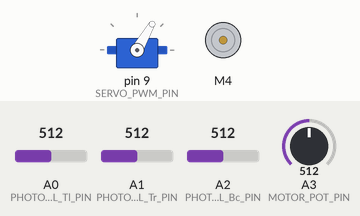
Simulated run of this sketch. Board: Arduino Uno, built with avr-gcc and run on an emulated ATmega328P. On the bench: servo, DC motor (green arrow = forward, orange = backward, longer = faster). The test bench sets the inputs (shaded band); at power-on: A0 (PHOTOCELL_Tl_PIN) = 512, A1 (PHOTOCELL_Tr_PIN) = 512, A2 (PHOTOCELL_Bc_PIN) = 512, A3 (MOTOR_POT_PIN) = 512.

Above: at 0.1 s.
At 7.8 s:
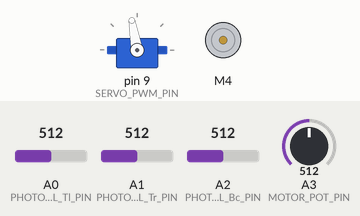
7.9 s: A0 (PHOTOCELL_Tl_PIN) set to 716
At 16.0 s:
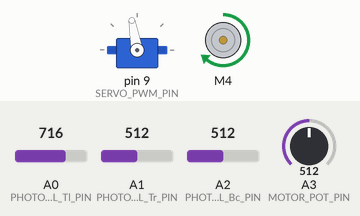
Timing chart, 0 to 26.3 s (numbered marks = the images above; inputs shaded):
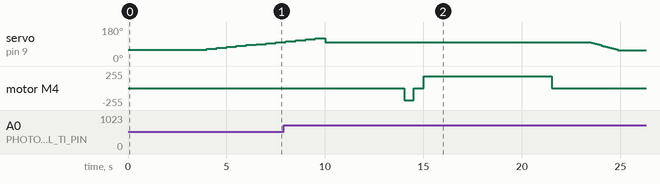

The sketch:

solartracker_V1.ino
```cpp
/****************************
  Mobile Sun-Tracking Solar Power Plant
  Arduino Microcontroller


  ****************************


  Rev 1.2

*****************************/
#include <Servo.h>
#include <Wire.h>
#include <Adafruit_MotorShield.h>
#include "utility/Adafruit_PWMServoDriver.h"

//#define DEBUG                                        // Uncomment to enable debug messages, sent to serial port; set DEBUG_LEVEL to desired setting
#define DEBUG_LEVEL_LOW         1                      // Minimum number of debug log messages sent out
#define DEBUG_LEVEL_MEDIUM      2
#define DEBUG_LEVEL_HIGH        3                      // Maximum number of debug log messages sent out
#define DEBUG_LEVEL             DEBUG_LEVEL_LOW        // Set to desired level of debug logging

#define SERVO_START_POSITION   90                      // Solar panel should be faced south at 90; then 60 is west and 120 is east
#define MOTOR_SPEED           180                      // Speed of the linear actuator (elevation)
#define MOTOR_TIMEOUT        6000L                     // Timeout in msec when moving the linear actuator to a new position

// Digital pin assignments
#define SERVO_PWM_PIN           9                      // Servo pulse-width-modulation pin

// Analog pin assignments
#define PHOTOCELL_Tl_PIN        0                      // A0, Photocell top left
#define PHOTOCELL_Tr_PIN        1                      // A1, Photocell top right
#define PHOTOCELL_Bc_PIN        2                      // A2, Photocell bottom center
#define MOTOR_POT_PIN           3                      // A3, Linear actuator position pot wiper

// Sensor limits
#define PHOTOCELL_RAW_MIN     100                      // Analog value when darkest
#define PHOTOCELL_RAW_MAX    1000                      // Analog value when brightest
#define MOTORPOS_RAW_MIN      520                      // Analog value of linear actuator wiper when solar panel is horizontal (full BACKWARD)
#define MOTORPOS_RAW_MAX      930                      // Analog value of linear actuator wiper when solar panel is vertical (full FORWARD)

#define LIGHT_DEADBAND_SERVO    2                      // Deadband for servo light sensor difference detection
#define LIGHT_DEADBAND_MOTOR    3                      // Deadband for linear actuator light sensor difference detection
#define SERVO_POS_CHANGE        3                      // Amount to change servo position each rotation update

#define DARKNESS                5                      // Minimum amount of light before the darkness of night
#define DARK_TIME           60000L                     // The number of msecs it must be before we say it's dark

#define AZIMUTH                 0                      // Axis is azimuth
#define ELEVATION               1                      // Axis is elevation

Adafruit_MotorShield MS = Adafruit_MotorShield( );     // Motor Shield object with the default I2C address
Adafruit_DCMotor *motorElevator = MS.getMotor( 4 );    // Linear actuator on motor port M4 elevates solar panel on horizontal axis
Servo servoRotator;                                    // Servo rotates solar panel on vertical axis

// Global Variables
int val_ServoPosition = 0;                             // Servo's current position; 60 - 90 - 120
int val_MotorPosition = 0;                             // Linear actuator's position; 0 to 100

int val_TopLeftLight = 0;                              // Scaled value from top left photocell 0 to 100
int val_TopRightLight = 0;                             // Scaled value from top right photocell 0 to 100
int val_BottomLight = 0;                               // Scaled value from bottom photocell; 0 to 100

int val_BottomTopDifference = 0;                       // Difference between top and bottom light sensors
int val_RightLeftDifference = 0;                       // Difference between left and right light sensors

int val_BrightestLight = 0;                            // Brightest light found during initialization
int val_BrightestServoPosition = 0;                    // Position of the servo at brightest light
int val_BrightestMotorPosition = 0;                    // Position of the linear actuator at brightest light

boolean val_IsDark = false;                            // Set to true if it's dark out
long val_DarkTimer = 0L;                               // Timer used to determine the darkness of night


void setup( )
{
  #ifdef DEBUG
  Serial.begin( 9600 );
  Serial.println( "Debug enabled..." );
  #endif

  DebugLog( DEBUG_LEVEL_LOW, "Debug level: ", DEBUG_LEVEL );

  MS.begin( );                                         // Start linear actuator with the default frequency 1.6KHz
  servoRotator.attach( SERVO_PWM_PIN );                // Attach servo to the PWM pin

  motorElevator->setSpeed( MOTOR_SPEED );              // Set the linear actuator speed from 0 (off) to 255 (max speed)
  motorElevator->run( RELEASE );                       // RELEASE removes power, stopping the linear actuator motor

  InitServoPosition( );                                // The servo rotates the solar panel; 60 (west) - 90 (south) - 120 (east)
  InitMotorPosition( );                                // The linear actuator controls the elevation of the solar panel.
                                                       // FORWARD is tilted down (pos limit 100); BACKWARD is tilted up (pos limit 0)
  val_DarkTimer = millis( );                           // Initialize the dark timer
}

// Continuously move solar panel towards brightest light.
// Check to see if it's night and if so, reposition the solar panel to face east.
//
void loop( )
{
  RotateSolarPanel( );
  ElevateSolarPanel( );
  FaceEastIfNight( );
}

//************************
// Initialize Servo Position
//   Sweep east to west and find the brightest light.
//   Update val_ServoPosition and rotate servo to that position.
//
void InitServoPosition( )
{
  DebugLog( DEBUG_LEVEL_LOW, "Searching for brightest AZIMUTH from ", SERVO_START_POSITION - 30 );

  GetServoAndMotorPosition( );

  // Face solar panel to far side then start sampling light as it moves to the other side
  servoRotator.write( SERVO_START_POSITION - 30 );
  delay( 4000 );

  int servoSearchPosition = -30;
  val_BrightestLight = 0;

  for( int i = 0; i < 12; i++ )
  {
    SampleForBrightestLight( AZIMUTH );          // Updates val_ServoPosition when brightest light found

    servoSearchPosition += 5;
    servoRotator.write( SERVO_START_POSITION + servoSearchPosition );
    delay( 500 );
  }

  DebugLog( DEBUG_LEVEL_LOW, "Brightest Servo Position: ", val_BrightestServoPosition );

  // Rotate servo to the position found to have the brightest light
  servoRotator.write( val_BrightestServoPosition );
  delay( 4000 );

  DebugLog( DEBUG_LEVEL_LOW, "Azimuth Initialized: ", servoRotator.read( ) );
}

//************************
// Initialize Motor Position
// Move solar panel from full FORWAD (vertical) to full BACKWARD (horizontal) while looking for the
// position with the brightest light, then move the solar panel so it's at that position.
//
void InitMotorPosition( )
{
  unsigned long startTime = 0;

  // Jog the linear actuator before moving it to the FORWARD limit
  motorElevator->run( BACKWARD );                         // Start moving linear actuator motor
  delay( 500 );
  motorElevator->run( RELEASE );                          // Stop the motor
  delay( 500 );
  motorElevator->run( FORWARD );                          // Start moving linear actuator motor
  delay( 500 );
  motorElevator->run( RELEASE );                          // Stop the motor

  GetServoAndMotorPosition( );

  // Move solar panel to full FORWARD position.
  // We could get stuck in these while loops if the linear actuator isn't moving for some reason (i.e. loss of 12v power to the motor).
  // Run while loop only for as long as the motor timeout period. If all goes well we should break out before that.
  motorElevator->run( FORWARD );
  startTime = millis( );

  while( val_MotorPosition < 100 )                        // Move linear actuator to full FORWARD limit
  {
    GetServoAndMotorPosition( );

    if( ( millis( ) - startTime ) > MOTOR_TIMEOUT )       // Break out if it looks like the motor isn't moving
    {
      DebugLog( DEBUG_LEVEL_LOW, "Motor move timeout!: ", 0 );
      break;
    }
  }

  motorElevator->run( RELEASE );                          // Stop the motor
  delay( 2000 );                                          // Delay for 2 seconds; good time to remove power when preparing to store
                                                          // or move the solar panel unit as it is now in the full FORWARD position

  DebugLog( DEBUG_LEVEL_LOW, "Searching for brightest ELEVATION from ", val_MotorPosition );

  // Now start moving solar panel towards full BACKWARD while looking for the position with the brightest light
  val_BrightestLight = 0;                                 // Clear brightest light value
  SampleForBrightestLight( ELEVATION );                   // Check for brightest light before moving the motor

  motorElevator->run( BACKWARD );                         // Start moving linear actuator motor
  startTime = millis( );

  while( val_MotorPosition > 0 )                          // Move linear actuator towards BACKWARD limit while looking for brightest light
  {
    GetServoAndMotorPosition( );
    SampleForBrightestLight( ELEVATION );                 // Updates val_BrightestMotorPosition when brightest light found

    if( ( millis( ) - startTime ) > MOTOR_TIMEOUT )       // Break out if it looks like the motor isn't moving
    {
      DebugLog( DEBUG_LEVEL_LOW, "Motor move timeout!: ", 1 );
      break;
    }
  }

  DebugLog( DEBUG_LEVEL_LOW, "Brightest Motor Position: ", val_BrightestMotorPosition );

  // Move solar panel FORWARD to face the brightest light
  motorElevator->run( FORWARD );                          // Move linear actuator to position with brightest light
  startTime = millis( );

  while( val_MotorPosition < val_BrightestMotorPosition )
  {
    GetServoAndMotorPosition( );

    if( ( val_MotorPosition >= val_BrightestMotorPosition ) || ( val_MotorPosition >= 100 ) )  // Break out if we hit brightest light or FORWARD limit
      break;

    if( ( millis( ) - startTime ) > MOTOR_TIMEOUT )       // Break out if it looks like the motor isn't moving
    {
      DebugLog( DEBUG_LEVEL_LOW, "Motor move timeout!: ", 0 );
      break;
    }
  }

  motorElevator->run( RELEASE );                          // Stop the motor
  DebugLog( DEBUG_LEVEL_LOW, "Elevation Initialized: ", val_MotorPosition );
}

//************************
// Face East If Night
//   If all the light sensors are indicating darkness for a period of time, assume it's the darkness of night.
//   DARKNESS should be tuned to not detect bright moon light or über loud fire flies.
//   If it's dark then reposition the solar panel to face east and wait until sunrise.
//
void FaceEastIfNight( )
{
  GetLightSensorValues( );

  if( ( val_TopRightLight <= DARKNESS ) && ( val_TopLeftLight <= DARKNESS ) && ( val_BottomLight <= DARKNESS ) )
  {
    if( ( !val_IsDark ) && ( ( millis( ) - val_DarkTimer ) >= DARK_TIME ) )
    {
      // Still dark after timeout so it must be night
      // Face the solar panel low towards the east...

      servoRotator.write( SERVO_START_POSITION + 30 );
      delay( 5000 );

      motorElevator->run( FORWARD );
      delay( 5000 );
      motorElevator->run( RELEASE );

      // It's dark and the solar panel is facing east...
      // moon and stars, crickets, hoot owls, vampires... now we wait for sunrise.
      // I'm hearing Pink Floyd "Echos"

      val_IsDark = true;                    // Set dark flag to keep from trying to move the solar panel during the night
      DebugLog( DEBUG_LEVEL_LOW, "Night time: avg light - ", ( val_TopRightLight + val_TopLeftLight + val_BottomLight ) / 3 );
    }
  }
  else
  {
    if( val_IsDark )                        // If we were dark, we are no longer. Must be sunrise
      DebugLog( DEBUG_LEVEL_LOW, "Sunrise: avg light - ", ( val_TopRightLight + val_TopLeftLight + val_BottomLight ) / 3 );

    val_IsDark = false;                     // We have light so reset the dark flag to keep things moving
    val_DarkTimer = millis( );              // ...and reset the darkness timer
  }
}

//************************
// Sample For Brightest Light
//   Get the average of all the light sensors and keep the running brightest value in val_BrightestLight.
//   Save off the position of the servo and linear actuator in val_BrightestServoPosition  and val_BrightestMotorPosition.
//
void SampleForBrightestLight( int Axis )
{
  int lightAverage = 0;

  GetLightSensorValues( );
  lightAverage = ( val_TopRightLight + val_TopLeftLight + val_BottomLight ) / 3;

  if( lightAverage > val_BrightestLight )
  {
    val_BrightestLight = lightAverage;
    GetServoAndMotorPosition( );            // Get the current servo and motor positions

    if( Axis == AZIMUTH )
    {
      val_BrightestServoPosition = val_ServoPosition;
      DebugLog( DEBUG_LEVEL_MEDIUM, "SampleForBrightestLight( ) servo: ", val_BrightestServoPosition );
    }
    else   // ELEVATION
    {
      val_BrightestMotorPosition = val_MotorPosition;
      DebugLog( DEBUG_LEVEL_MEDIUM, "SampleForBrightestLight( ) motor: ", val_BrightestMotorPosition );
    }
  }
}

//************************
// Get Servo and Motor Position
//   Read in servo position and store in global val_ServoPosition.
//   Read linear actuator pot and scale from 0 to 100 where solar panel is horizontal at 0 (full BACKWARD)
//   and solar panel is vertical at 100 (full FORWARD). Store results in global val_MotorPosition.
//
void GetServoAndMotorPosition( )
{
  val_ServoPosition = servoRotator.read( );
  DebugLog( DEBUG_LEVEL_MEDIUM, "GetServoAndMotorPosition( ) (servo): ", val_ServoPosition );

  val_MotorPosition = constrain( analogRead( MOTOR_POT_PIN  ), MOTORPOS_RAW_MIN, MOTORPOS_RAW_MAX );
  DebugLog( DEBUG_LEVEL_HIGH, "GetServoAndMotorPosition( ) (raw): ", val_MotorPosition );
  val_MotorPosition = map( val_MotorPosition, MOTORPOS_RAW_MIN, MOTORPOS_RAW_MAX, 0, 100 );
  DebugLog( DEBUG_LEVEL_MEDIUM, "GetServoAndMotorPosition( ) (motor scaled): ", val_MotorPosition );
}

//************************
// Get Light Sensor Values
//   Read photocells and scale from 0 to 100 where 0 is darkest.
//   Store results in globals val_TopRightLight, val_TopLeftLight, and val_BottomLight.
//
void GetLightSensorValues( )
{
  val_TopRightLight = constrain( analogRead( PHOTOCELL_Tr_PIN ), PHOTOCELL_RAW_MIN, PHOTOCELL_RAW_MAX );
  DebugLog( DEBUG_LEVEL_HIGH, "GetLightSensorValues( ) top right (raw): ", val_TopRightLight );
  val_TopRightLight = map( val_TopRightLight, PHOTOCELL_RAW_MIN, PHOTOCELL_RAW_MAX, 0, 100 );
  DebugLog( DEBUG_LEVEL_MEDIUM, "GetLightSensorValues( ) top right (scaled): ", val_TopRightLight );

  val_TopLeftLight = constrain( analogRead( PHOTOCELL_Tl_PIN ), PHOTOCELL_RAW_MIN, PHOTOCELL_RAW_MAX );
  DebugLog( DEBUG_LEVEL_HIGH, "GetLightSensorValues( ) top left (raw): ", val_TopLeftLight );
  val_TopLeftLight = map( val_TopLeftLight, PHOTOCELL_RAW_MIN, PHOTOCELL_RAW_MAX, 0, 100 );
  DebugLog( DEBUG_LEVEL_MEDIUM, "GetLightSensorValues( ) top left (scaled): ", val_TopLeftLight );

  val_BottomLight = constrain( analogRead( PHOTOCELL_Bc_PIN ), PHOTOCELL_RAW_MIN, PHOTOCELL_RAW_MAX );
  DebugLog( DEBUG_LEVEL_HIGH, "GetLightSensorValues( ) bottom center (raw): ", val_BottomLight );
  val_BottomLight = map( val_BottomLight, PHOTOCELL_RAW_MIN, PHOTOCELL_RAW_MAX, 0, 100 );
  DebugLog( DEBUG_LEVEL_MEDIUM, "GetLightSensorValues( ) bottom center (scaled): ", val_BottomLight );

  val_RightLeftDifference = val_TopRightLight - val_TopLeftLight;                // Difference between the right and left light sensors
  DebugLog( DEBUG_LEVEL_MEDIUM, "GetLightSensorValues( ) right-left difference: ", val_RightLeftDifference );

  // Use the top light sensor getting the most light for calculating the bottom-top difference
  int topLight = ( val_TopRightLight > val_TopLeftLight ) ? val_TopRightLight : val_TopLeftLight;
  val_BottomTopDifference = val_BottomLight - topLight;                         // Difference between the bottom and top light sensors
  DebugLog( DEBUG_LEVEL_MEDIUM, "GetLightSensorValues( ) bottom-top difference: ", val_BottomTopDifference );
}

//************************
// Rotate towards brightest light
//
void RotateSolarPanel( )
{
  if( val_IsDark )
    return;                                            // If it's night, wait for sunrise

  int positionChange = 0;

  GetLightSensorValues( );

  if( abs( val_RightLeftDifference ) <= LIGHT_DEADBAND_SERVO )
    return;                                            // Facing brightest light, no need to rotate

  // Change servo position based on light sensor difference
  if( val_RightLeftDifference > 0 )
  {
    if( val_ServoPosition >= 120 )                     // Don't move servo if already at CW limit
      return;

    val_ServoPosition += SERVO_POS_CHANGE;             // Increment position for clockwise westward rotation
    DebugLog( DEBUG_LEVEL_LOW, "Rotate( ) CW: ", val_BottomTopDifference );
  }
  else
  {
    if( val_ServoPosition <= 60 )                      // Don't move servo if already at CCW limit
      return;

    val_ServoPosition -= SERVO_POS_CHANGE;             // Decrement position for counterclockwise eastward rotation
    DebugLog( DEBUG_LEVEL_LOW, "Rotate( ) CCW: ", val_BottomTopDifference );
  }

  servoRotator.write( val_ServoPosition );             // Rotate solar panel towards brightness
  delay( 100 );
}

//************************
// Elevate towards brightest light
//
void ElevateSolarPanel( )
{
  if( val_IsDark )
    return;                                           // If it's night, wait for sunrise

  GetLightSensorValues( );
  GetServoAndMotorPosition( );

  if( abs( val_BottomTopDifference ) <= LIGHT_DEADBAND_MOTOR )
    return;                                           // Facing brightest light so just return

  // Change linear actuator position based on light sensor difference
  if( val_BottomTopDifference > 0 )
  {
    if( val_MotorPosition >= 100 )                   // Don't start motor if already at forward limit
      return;

    motorElevator->run( FORWARD );                   // Elevate solar panel towards brightness
    DebugLog( DEBUG_LEVEL_LOW, "Elevate( ) FORWARD: ", val_BottomTopDifference );
  }
  else
  {
    if( val_MotorPosition <= 0 )                     // Don't start motor if already at backward limit
      return;

    motorElevator->run( BACKWARD );                  // Elevate solar panel towards brightness
    DebugLog( DEBUG_LEVEL_LOW, "Elevate( ) BACKWARD: ", val_BottomTopDifference );
  }

  delay( 100 );                                      // Short delay to move a little bit at a time...
  motorElevator->run( RELEASE );                     // Ok that's enough, stop the linear actuator
}

void DebugLog( int Level, char *Label, int Var )
{
  #ifdef DEBUG
  if( Level <= DEBUG_LEVEL )
  {
    Serial.print( Label );
    Serial.println( Var );
  }
  #endif
}
```

Measured:
- by itself, servo on pin 9 (SERVO_PWM_PIN): rises from 100° to 120° in 1.5 s, then falls to 58° in 15.4 s
